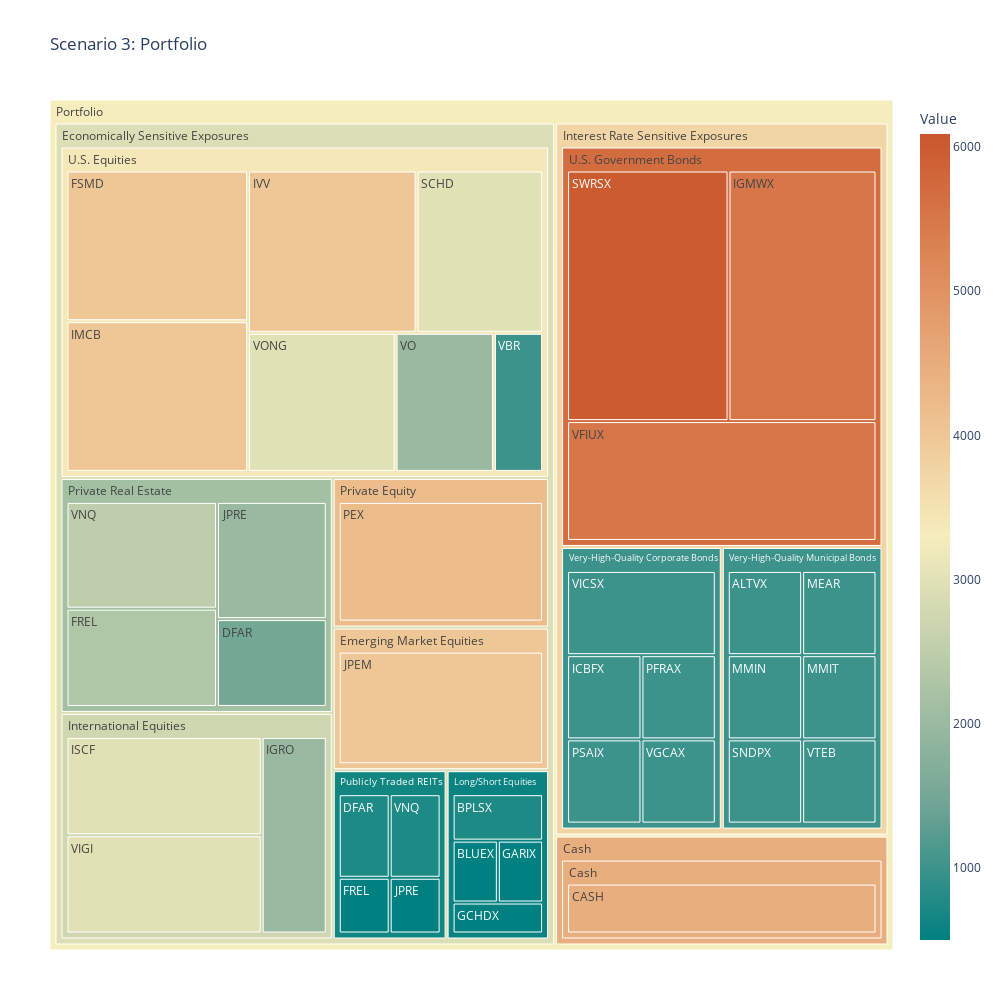

The cell this chart's notebook holds for it:
### Markdown cell above
## Portfolio Construction - Asset Breakdown

### Code cell
fig = px.treemap(df, path=[px.Constant('Portfolio'),'Class','Sub_Class','Ticker'], values='Value',
                  color='Value', hover_data=['Sub_Class'],
                  color_continuous_scale='geyser',
                  color_continuous_midpoint=np.average(df['Value'], weights=df['Value']))

fig.update_layout( width = 1000, height = 1000,margin = dict(t=100, l=50, r=50, b=50))
fig.update_layout(
    title_text='Scenario 3: Portfolio'
)
fig.show()
#fig.show(renderer='svg')

### Figure 1 — Plotly figure (JSON) as saved in the notebook; plotly's stock layout.template omitted (floating-point values rounded to 4 significant figures)
{"data": [{"branchvalues": "total", "customdata": [["Very-High-Quality Municipal Bonds", 1000], ["Long/Short Equities ", 500], ["Long/Short Equities ", 750], ["Cash", 4469], ["Private Real Estate", 1500], ["Publicly Traded REITs ", 750], ["Private Real Estate", 2300], ["Publicly Traded REITs ", 500], ["U.S. Equities ", 4000], ["Long/Short Equities ", 500], ["Long/Short Equities ", 500], ["Very-High-Quality Corporate Bonds ", 1000], ["U.S. Government Bonds ", 5500], ["International Equities ", 2000], ["U.S. Equities ", 4000], ["International Equities ", 3000], ["U.S. Equities ", 4000], ["Emerging Market Equities ", 4000], ["Private Real Estate", 2000], ["Publicly Traded REITs ", 500], ["Very-High-Quality Municipal Bonds", 1000], ["Very-High-Quality Municipal Bonds", 1000], ["Very-High-Quality Municipal Bonds", 1000], ["Private Equity ", 4200], ["Very-High-Quality Corporate Bonds ", 1000], ["Very-High-Quality Corporate Bonds ", 1000], ["U.S. Equities ", 3000], ["Very-High-Quality Municipal Bonds", 1000], ["U.S. Government Bonds ", 6000], ["U.S. Equities ", 1000], ["U.S. Government Bonds ", 5500], ["Very-High-Quality Corporate Bonds ", 1000], ["Very-High-Quality Corporate Bonds ", 1000], ["International Equities ", 3000], ["Private Real Estate", 2500], ["Publicly Traded REITs ", 750], ["U.S. Equities ", 2000], ["U.S. Equities ", 3000], ["Very-High-Quality Municipal Bonds", 1000], ["Cash", 4469], ["Emerging Market Equities ", 4000], ["International Equities ", 2750], ["Long/Short Equities ", 583.3], ["Private Equity ", 4200], ["Private Real Estate", 2143.0], ["Publicly Traded REITs ", 650], ["U.S. Equities ", 3381.0], ["U.S. Government Bonds ", 5676.0], ["Very-High-Quality Corporate Bonds ", 1000], ["Very-High-Quality Municipal Bonds", 1000], ["Cash", 4469], ["(?)", 2933.0], ["(?)", 3741.0], ["(?)", 3295.0]], "domain": {"x": [0, 1], "y": [0, 1]}, "hovertemplate": "labels=%{label}<br>Value_sum=%{value}<br>parent=%{parent}<br>id=%{id}<br>Sub_Class=%{customdata[0]}<br>Value=%{color}<extra></extra>", "ids": ["Portfolio/Interest Rate Sensitive Exposures/Very-High-Quality Municipal Bonds/ALTVX", "Portfolio/Economically Sensitive Exposures/Long/Short Equities /BLUEX", "Portfolio/Economically Sensitive Exposures/Long/Short Equities /BPLSX", "Portfolio/Cash/Cash/CASH", "Portfolio/Economically Sensitive Exposures/Private Real Estate/DFAR", "Portfolio/Economically Sensitive Exposures/Publicly Traded REITs /DFAR", "Portfolio/Economically Sensitive Exposures/Private Real Estate/FREL", "Portfolio/Economically Sensitive Exposures/Publicly Traded REITs /FREL", "Portfolio/Economically Sensitive Exposures/U.S. Equities /FSMD", "Portfolio/Economically Sensitive Exposures/Long/Short Equities /GARIX", "Portfolio/Economically Sensitive Exposures/Long/Short Equities /GCHDX", "Portfolio/Interest Rate Sensitive Exposures/Very-High-Quality Corporate Bonds /ICBFX", "Portfolio/Interest Rate Sensitive Exposures/U.S. Government Bonds /IGMWX", "Portfolio/Economically Sensitive Exposures/International Equities /IGRO", "Portfolio/Economically Sensitive Exposures/U.S. Equities /IMCB", "Portfolio/Economically Sensitive Exposures/International Equities /ISCF", "Portfolio/Economically Sensitive Exposures/U.S. Equities /IVV", "Portfolio/Economically Sensitive Exposures/Emerging Market Equities /JPEM", "Portfolio/Economically Sensitive Exposures/Private Real Estate/JPRE", "Portfolio/Economically Sensitive Exposures/Publicly Traded REITs /JPRE", "Portfolio/Interest Rate Sensitive Exposures/Very-High-Quality Municipal Bonds/MEAR", "Portfolio/Interest Rate Sensitive Exposures/Very-High-Quality Municipal Bonds/MMIN", "Portfolio/Interest Rate Sensitive Exposures/Very-High-Quality Municipal Bonds/MMIT", "Portfolio/Economically Sensitive Exposures/Private Equity /PEX", "Portfolio/Interest Rate Sensitive Exposures/Very-High-Quality Corporate Bonds /PFRAX", "Portfolio/Interest Rate Sensitive Exposures/Very-High-Quality Corporate Bonds /PSAIX", "Portfolio/Economically Sensitive Exposures/U.S. Equities /SCHD", "Portfolio/Interest Rate Sensitive Exposures/Very-High-Quality Municipal Bonds/SNDPX", "Portfolio/Interest Rate Sensitive Exposures/U.S. Government Bonds /SWRSX", "Portfolio/Economically Sensitive Exposures/U.S. Equities /VBR", "Portfolio/Interest Rate Sensitive Exposures/U.S. Government Bonds /VFIUX", "Portfolio/Interest Rate Sensitive Exposures/Very-High-Quality Corporate Bonds /VGCAX", "Portfolio/Interest Rate Sensitive Exposures/Very-High-Quality Corporate Bonds /VICSX", "Portfolio/Economically Sensitive Exposures/International Equities /VIGI", "Portfolio/Economically Sensitive Exposures/Private Real Estate/VNQ", "Portfolio/Economically Sensitive Exposures/Publicly Traded REITs /VNQ", "Portfolio/Economically Sensitive Exposures/U.S. Equities /VO", "Portfolio/Economically Sensitive Exposures/U.S. Equities /VONG", "Portfolio/Interest Rate Sensitive Exposures/Very-High-Quality Municipal Bonds/VTEB", "Portfolio/Cash/Cash", "Portfolio/Economically Sensitive Exposures/Emerging Market Equities ", "Portfolio/Economically Sensitive Exposures/International Equities ", "Portfolio/Economically Sensitive Exposures/Long/Short Equities ", "Portfolio/Economically Sensitive Exposures/Private Equity ", "Portfolio/Economically Sensitive Exposures/Private Real Estate", "Portfolio/Economically Sensitive Exposures/Publicly Traded REITs ", "Portfolio/Economically Sensitive Exposures/U.S. Equities ", "Portfolio/Interest Rate Sensitive Exposures/U.S. Government Bonds ", "Portfolio/Interest Rate Sensitive Exposures/Very-High-Quality Corporate Bonds ", "Portfolio/Interest Rate Sensitive Exposures/Very-High-Quality Municipal Bonds", "Portfolio/Cash", "Portfolio/Economically Sensitive Exposures", "Portfolio/Interest Rate Sensitive Exposures", "Portfolio"], "labels": ["ALTVX", "BLUEX", "BPLSX", "CASH", "DFAR", "DFAR", "FREL", "FREL", "FSMD", "GARIX", "GCHDX", "ICBFX", "IGMWX", "IGRO", "IMCB", "ISCF", "IVV", "JPEM", "JPRE", "JPRE", "MEAR", "MMIN", "MMIT", "PEX", "PFRAX", "PSAIX", "SCHD", "SNDPX", "SWRSX", "VBR", "VFIUX", "VGCAX", "VICSX", "VIGI", "VNQ", "VNQ", "VO", "VONG", "VTEB", "Cash", "Emerging Market Equities ", "International Equities ", "Long/Short Equities ", "Private Equity ", "Private Real Estate", "Publicly Traded REITs ", "U.S. Equities ", "U.S. Government Bonds ", "Very-High-Quality Corporate Bonds ", "Very-High-Quality Municipal Bonds", "Cash", "Economically Sensitive Exposures", "Interest Rate Sensitive Exposures", "Portfolio"], "marker": {"coloraxis": "coloraxis", "colors": [1000, 500, 750, 4469, 1500, 750, 2300, 500, 4000, 500, 500, 1000, 5500, 2000, 4000, 3000, 4000, 4000, 2000, 500, 1000, 1000, 1000, 4200, 1000, 1000, 3000, 1000, 6000, 1000, 5500, 1000, 1000, 3000, 2500, 750, 2000, 3000, 1000, 4469, 4000, 2750, 583.3, 4200, 2143.0, 650, 3381.0, 5676.0, 1000, 1000, 4469, 2933.0, 3741.0, 3295.0]}, "name": "", "parents": ["Portfolio/Interest Rate Sensitive Exposures/Very-High-Quality Municipal Bonds", "Portfolio/Economically Sensitive Exposures/Long/Short Equities ", "Portfolio/Economically Sensitive Exposures/Long/Short Equities ", "Portfolio/Cash/Cash", "Portfolio/Economically Sensitive Exposures/Private Real Estate", "Portfolio/Economically Sensitive Exposures/Publicly Traded REITs ", "Portfolio/Economically Sensitive Exposures/Private Real Estate", "Portfolio/Economically Sensitive Exposures/Publicly Traded REITs ", "Portfolio/Economically Sensitive Exposures/U.S. Equities ", "Portfolio/Economically Sensitive Exposures/Long/Short Equities ", "Portfolio/Economically Sensitive Exposures/Long/Short Equities ", "Portfolio/Interest Rate Sensitive Exposures/Very-High-Quality Corporate Bonds ", "Portfolio/Interest Rate Sensitive Exposures/U.S. Government Bonds ", "Portfolio/Economically Sensitive Exposures/International Equities ", "Portfolio/Economically Sensitive Exposures/U.S. Equities ", "Portfolio/Economically Sensitive Exposures/International Equities ", "Portfolio/Economically Sensitive Exposures/U.S. Equities ", "Portfolio/Economically Sensitive Exposures/Emerging Market Equities ", "Portfolio/Economically Sensitive Exposures/Private Real Estate", "Portfolio/Economically Sensitive Exposures/Publicly Traded REITs ", "Portfolio/Interest Rate Sensitive Exposures/Very-High-Quality Municipal Bonds", "Portfolio/Interest Rate Sensitive Exposures/Very-High-Quality Municipal Bonds", "Portfolio/Interest Rate Sensitive Exposures/Very-High-Quality Municipal Bonds", "Portfolio/Economically Sensitive Exposures/Private Equity ", "Portfolio/Interest Rate Sensitive Exposures/Very-High-Quality Corporate Bonds ", "Portfolio/Interest Rate Sensitive Exposures/Very-High-Quality Corporate Bonds ", "Portfolio/Economically Sensitive Exposures/U.S. Equities ", "Portfolio/Interest Rate Sensitive Exposures/Very-High-Quality Municipal Bonds", "Portfolio/Interest Rate Sensitive Exposures/U.S. Government Bonds ", "Portfolio/Economically Sensitive Exposures/U.S. Equities ", "Portfolio/Interest Rate Sensitive Exposures/U.S. Government Bonds ", "Portfolio/Interest Rate Sensitive Exposures/Very-High-Quality Corporate Bonds ", "Portfolio/Interest Rate Sensitive Exposures/Very-High-Quality Corporate Bonds ", "Portfolio/Economically Sensitive Exposures/International Equities ", "Portfolio/Economically Sensitive Exposures/Private Real Estate", "Portfolio/Economically Sensitive Exposures/Publicly Traded REITs ", "Portfolio/Economically Sensitive Exposures/U.S. Equities ", "Portfolio/Economically Sensitive Exposures/U.S. Equities ", "Portfolio/Interest Rate Sensitive Exposures/Very-High-Quality Municipal Bonds", "Portfolio/Cash", "Portfolio/Economically Sensitive Exposures", "Portfolio/Economically Sensitive Exposures", "Portfolio/Economically Sensitive Exposures", "Portfolio/Economically Sensitive Exposures", "Portfolio/Economically Sensitive Exposures", "Portfolio/Economically Sensitive Exposures", "Portfolio/Economically Sensitive Exposures", "Portfolio/Interest Rate Sensitive Exposures", "Portfolio/Interest Rate Sensitive Exposures", "Portfolio/Interest Rate Sensitive Exposures", "Portfolio", "Portfolio", "Portfolio", ""], "type": "treemap", "values": [1000, 500, 750, 4469, 1500, 750, 2300, 500, 4000, 500, 500, 1000, 5500, 2000, 4000, 3000, 4000, 4000, 2000, 500, 1000, 1000, 1000, 4200, 1000, 1000, 3000, 1000, 6000, 1000, 5500, 1000, 2000, 3000, 2500, 750, 2000, 3000, 1000, 4469, 4000, 8000, 2250, 4200, 8300, 2500, 21000, 17000, 6000, 6000, 4469, 50250, 29000, 83719]}], "layout": {"coloraxis": {"cmid": 3295.0, "colorbar": {"title": {"text": "Value"}}, "colorscale": [[0, "rgb(0, 128, 128)"], [0.1667, "rgb(112, 164, 148)"], [0.3333, "rgb(180, 200, 168)"], [0.5, "rgb(246, 237, 189)"], [0.6667, "rgb(237, 187, 138)"], [0.8333, "rgb(222, 138, 90)"], [1, "rgb(202, 86, 44)"]]}, "height": 1000, "legend": {"tracegroupgap": 0}, "margin": {"b": 50, "l": 50, "r": 50, "t": 100}, "title": {"text": "Scenario 3: Portfolio"}, "width": 1000}}
